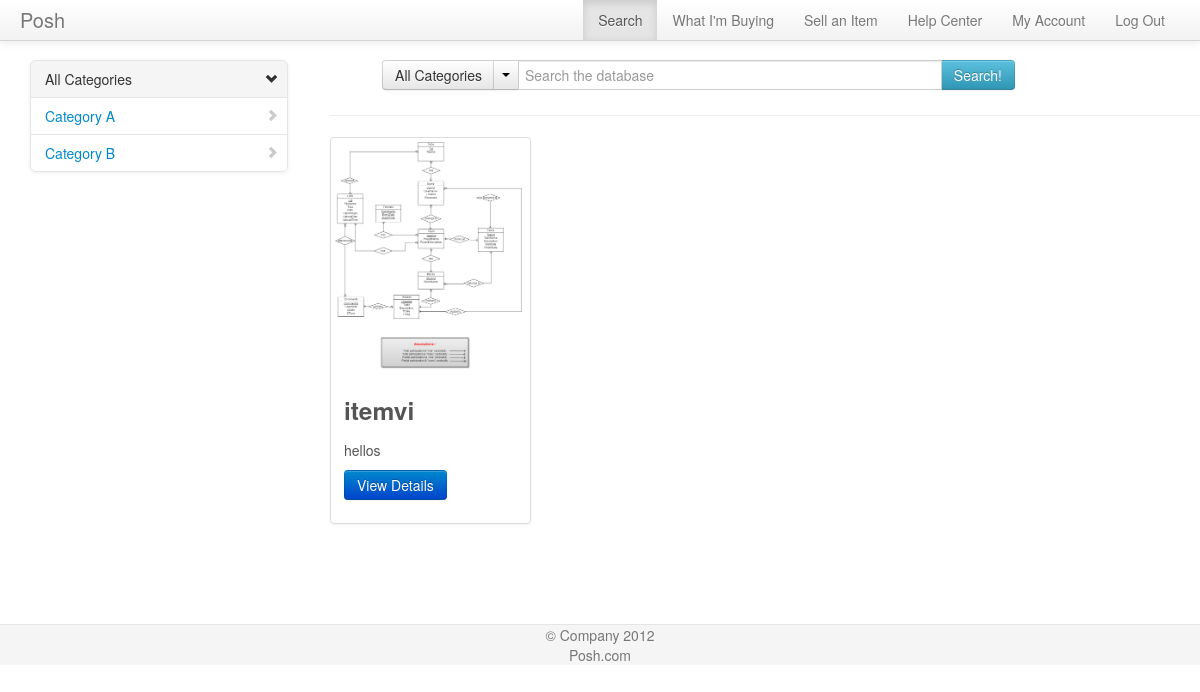
/search/searchhome.php (signed in), run on an earlier commit of the app's database.
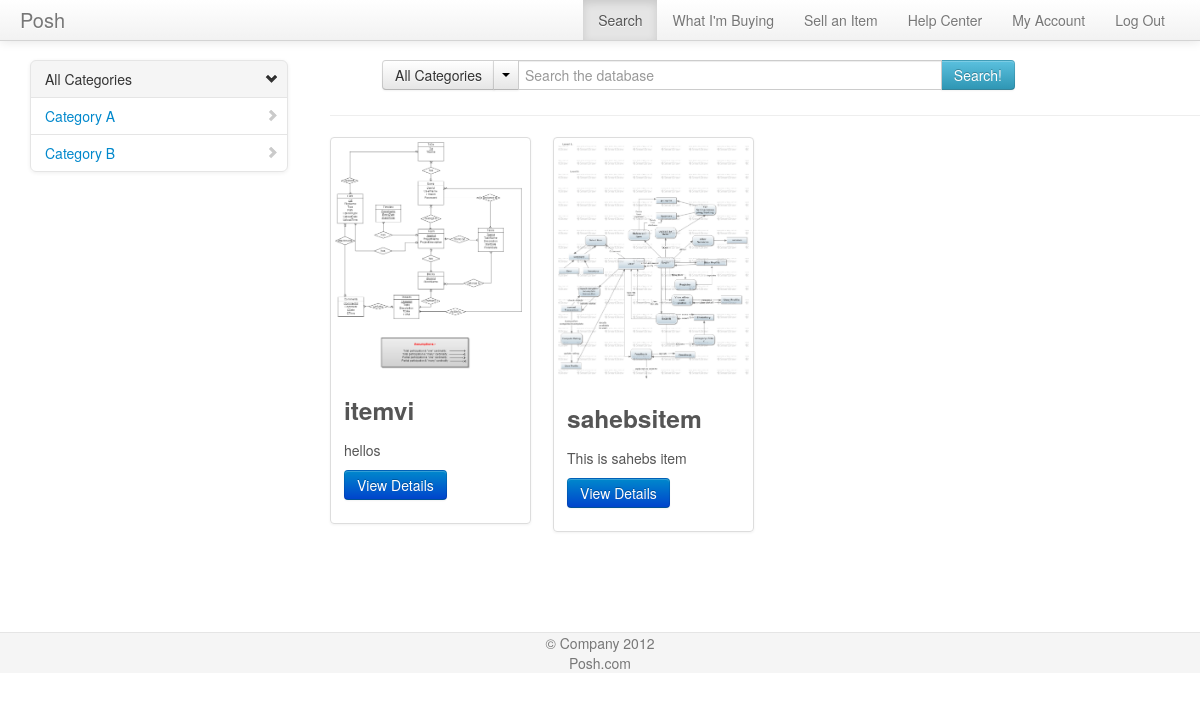
And on a later commit of the database.
### tables this page shows
CREATE TABLE IF NOT EXISTS `inventory` (
  `itemid` int(10) NOT NULL AUTO_INCREMENT,
  `owner` varchar(20) NOT NULL,
  `itemname` varchar(40) NOT NULL,
  `category` varchar(40) NOT NULL,
  `addedon` timestamp NOT NULL DEFAULT CURRENT_TIMESTAMP,
  `pricetag` int(10) NOT NULL,
  `description` varchar(500) NOT NULL,
  `condition` varchar(20) NOT NULL,
  `image` varchar(30) DEFAULT NULL,
  PRIMARY KEY (`itemid`),
  KEY `owner` (`owner`)
);

### meekrodb.2.1.class.php (called while the page is built, shortened)
<?php
class DB {
  protected static $mdb = null;
  public static function getMDB() {
    $mdb = DB::$mdb;
    if ($mdb === null) {
      $mdb = DB::$mdb = new MeekroDB();
    }
    return $mdb;
  }
  public static function query() { $args = func_get_args(); return call_user_func_array(array(DB::getMDB(), 'query'), $args); }
}
class MeekroDB {
  public $dbName = '';
  public $user = '';
  public $password = '';
  public $host = 'localhost';
  public $port = null;
  public $encoding = 'latin1';
  public $queryMode = 'queryAllRows';
  public $internal_mysql = null;
  public function __construct($host=null, $user=null, $password=null, $dbName=null, $port=null, $encoding=null) {
    if ($host === null) $host = DB::$host;
    if ($user === null) $user = DB::$user;
    if ($password === null) $password = DB::$password;
    if ($dbName === null) $dbName = DB::$dbName;
    if ($port === null) $port = DB::$port;
    if ($encoding === null) $encoding = DB::$encoding;
    $this->host = $host;
    $this->user = $user;
    $this->password = $password;
    $this->dbName = $dbName;
    $this->port = $port;
    $this->encoding = $encoding;
  }
  public function get() {
    $mysql = $this->internal_mysql;
    if ($mysql == null) {
      if (! $this->port) $this->port = ini_get('mysqli.default_port');
      $mysql = new mysqli($this->host, $this->user, $this->password, $this->dbName, $this->port);
      $mysql->set_charset($this->encoding);
      $this->internal_mysql = $mysql;
    }
    return $mysql;
  }
  protected function prependCall($function, $args, $prepend) {
    array_unshift($args, $prepend);
    return call_user_func_array($function, $args);
  }
  public function freeResult($result) {
    return $result->free();
  }
  public function parseQueryParams() {
    $args = func_get_args();
    if (count($args) < 2) return $args[0];
  }
  public function query() {
    $args = func_get_args();
    if ($this->queryMode == 'buffered' || $this->queryMode == 'unbuffered') {
      return $this->prependCall(array($this, 'queryHelper'), $args, $this->queryMode);
    } else {
      return call_user_func_array(array($this, 'queryAllRows'), $args);
    }
  }
  public function queryUnbuf() { $args = func_get_args(); return $this->prependCall(array($this, 'queryHelper'), $args, 'unbuffered'); }
  protected function queryHelper() {
    $args = func_get_args();
    $type = array_shift($args);
    $is_buffered = ($type == 'buffered');
    $is_null = ($type == 'null');
    $sql = call_user_func_array(array($this, 'parseQueryParams'), $args);
    $db = $this->get();
    $result = $db->query($sql, $is_buffered ? MYSQLI_STORE_RESULT : MYSQLI_USE_RESULT);
    return $result;
  }
  public function queryAllRows() {
    $args = func_get_args();
    $query = call_user_func_array(array($this, 'queryUnbuf'), $args);
    $result = $this->fetchAllRows($query);
    return $result;
  }
  protected function checkError() {
    return false;
  }
  public function fetchRow($result = null) {
    return $result->fetch_assoc();
  }
  public function fetchAllRows($result = null) {
    $A = array();
    while ($row = $this->fetchRow($result)) {
      $A[] = $row;
    }
    return $A;
  }
}
?>

### search/searchhome.php (the view, shortened to what the changed rows need)
<!DOCTYPE html>
<html lang="en">
  <head>
    <link href="../bootstrap/css/bootstrap.css" rel="stylesheet">
	<link href="../bootstrap/css/docs.css" rel="stylesheet">
    <link href="../bootstrap/css/bootstrap-responsive.css" rel="stylesheet">
	</head>
	<body>
		<div class="container" style="width: auto; padding: 20px 0px 0px 0px;">
			<div class="span9">
			<?php
			if(!isset($_GET['query'])&&!isset($_GET['category'])){
				$tbl_name = "inventory";
				$items = DB::query("SELECT * FROM $tbl_name");
				echo '<div class="row-fluid">';
				echo '<ul class="thumbnails">';
				foreach($items as $item){
				if($item['owner']!=$_SESSION['username']){
					echo '<li class="span3">';
					echo '<div class="thumbnail">';
					echo '<img src="../upload/'.$item['image'].'" alt="">';
					echo '<div class="caption">';
					echo '<h3>'.$item['itemname'].'</h3>';
					echo '<p>'.$item['description'].'</p>';
					echo '<p><a href="itemdetails.php?itemid='.$item['itemid'].'"> <button class="btn btn-primary">View Details</button></a></p> ';
					echo '</div>';
					echo '</div>';
					echo '</li>';
				}
				}
				echo '</ul>';
				echo '</div>';
				echo '</div>';
			}
			?>
			</div>
  </body>
</html>

What changed in the data, as far as the page shows it:
added inventory: image (picture), itemname "sahebsitem", description "This is sahebs item"
